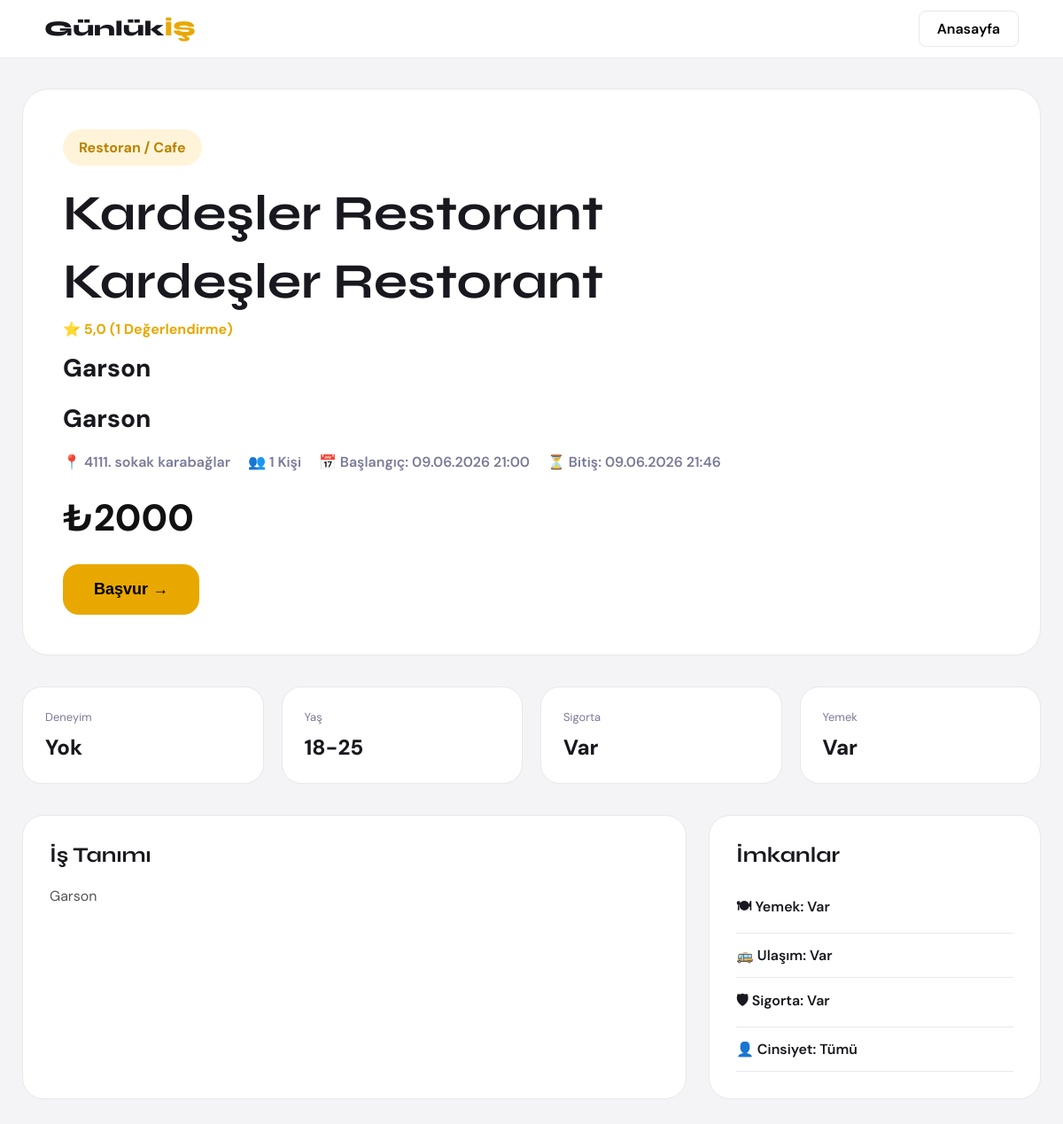
The page /ilan/6/ on the database its author committed.
### main/models.py (models this page shows, shortened)
class Ilan(models.Model):
    isletme = models.ForeignKey(
    Isletme,
    on_delete=models.CASCADE,
    null=True
)
    isletme_adi = models.CharField(max_length=200)
    isletme_tipi = models.CharField(max_length=100)
    pozisyon = models.CharField(max_length=150)
    is_tanimi = models.TextField()
    konum = models.CharField(max_length=150)
    yas_araligi = models.CharField(max_length=100)
    deneyim = models.CharField(max_length=150)
    cinsiyet = models.CharField(max_length=50)
    yemek = models.CharField(max_length=20)
    ulasim = models.CharField(max_length=20)
    sigorta = models.CharField(max_length=20)
    kisi_sayisi = models.IntegerField()
    baslangic_tarihi = models.DateTimeField()
    bitis_tarihi = models.DateTimeField()
    ucret = models.IntegerField()
    aktif_mi = models.BooleanField(default=True)

class Isletme(models.Model):
    kullanici = models.OneToOneField(
        Kullanici,
        on_delete=models.CASCADE
    )
    isletme_adi = models.CharField(max_length=200)
    isletme_adresi = models.CharField(max_length=300)
    isletme_tipi = models.CharField(max_length=100)
    aranan_meslekler = models.CharField(max_length=300)
    ortalama_puan = models.FloatField(default=0.0)
    puan_sayisi = models.IntegerField(default=0)

### main/views.py (the view)
# urls.py: path('ilan/<int:ilan_id>/', views.ilan_detay, name='ilan_detay'),
def ilan_detay(request, ilan_id):
    ilan = Ilan.objects.get(id=ilan_id)
    basvurdu_mu = False
    kullanici_id = request.session.get('kullanici_id')
    if kullanici_id:
        basvurdu_mu = Basvuru.objects.filter(
            kullanici_id=kullanici_id,
            ilan=ilan
        ).exists()
    return render(
        request,
        'ilan_detay.html',
        {
            'ilan': ilan,
            'basvurdu_mu': basvurdu_mu
        }
    )

### main/templates/ilan_detay.html (shortened to what this page needs)
<!DOCTYPE html>
<html lang="tr">
<head>
</head>
<body>
<nav>
    <a href="/" class="logo">Günlük<span>İŞ</span></a>
    <div class="nav-btns">
        <a href="/" class="btn-ghost">Anasayfa</a>
    </div>
</nav>
<div class="container">
    <div class="hero-card">
        <div class="badge">{{ ilan.isletme_tipi }}</div>
        <h1>{{ ilan.isletme_adi }}</h1>
        <h1>{{ ilan.isletme_adi }}</h1>
<div style="font-size: 16px; color: #e8a800; margin-bottom: 15px; font-weight: 700;">
    ⭐ {{ ilan.isletme.ortalama_puan|floatformat:1 }} ({{ ilan.isletme.puan_sayisi }} Değerlendirme)
</div>
<div class="job-title">{{ ilan.pozisyon }}</div>
        <div class="job-title">{{ ilan.pozisyon }}</div>
        <div class="hero-meta">
            <span>📍 {{ ilan.konum }}</span>
            <span>👥 {{ ilan.kisi_sayisi }} Kişi</span>
            <span>📅 Başlangıç: {{ ilan.baslangic_tarihi|date:"d.m.Y H:i" }}</span>
            <span>⏳ Bitiş: {{ ilan.bitis_tarihi|date:"d.m.Y H:i" }}</span>
        </div>
        <div class="price">₺{{ ilan.ucret }}</div>
        {% if basvurdu_mu %}
            <button class="apply-btn" style="background:#1db87a; cursor:not-allowed;">✓ Başvuruldu</button>
        {% else %}
            <a href="/basvur/{{ ilan.id }}/" style="text-decoration: none;">
                <button class="apply-btn">Başvur →</button>
            </a>
        {% endif %}
    </div>
    <div class="stats">
        <div class="stat">
            <div class="stat-title">Deneyim</div>
            <div class="stat-value">{{ ilan.deneyim }}</div>
        </div>
        <div class="stat">
            <div class="stat-title">Yaş</div>
            <div class="stat-value">{{ ilan.yas_araligi }}</div>
        </div>
        <div class="stat">
            <div class="stat-title">Sigorta</div>
            <div class="stat-value">{{ ilan.sigorta }}</div>
        </div>
        <div class="stat">
            <div class="stat-title">Yemek</div>
            <div class="stat-value">{{ ilan.yemek }}</div>
        </div>
    </div>
    <div class="content">
        <div class="card">
            <h2>İş Tanımı</h2>
            <p>{{ ilan.is_tanimi }}</p>
        </div>
        <div class="card">
            <h2>İmkanlar</h2>
            <div class="feature">🍽 Yemek: {{ ilan.yemek }}</div>
            <div class="feature">🚌 Ulaşım: {{ ilan.ulasim }}</div>
            <div class="feature">🛡 Sigorta: {{ ilan.sigorta }}</div>
            <div class="feature">👤 Cinsiyet: {{ ilan.cinsiyet }}</div>
        </div>
    </div>
</div>
</body>
</html>

### main/templates/ilan_detay.html (style rules this page uses)
:root { --bg:#f4f4f6; --card:#ffffff; --border:#e7e7ee; --accent:#e8a800; --text:#18181f; --muted:#7a7a9a; }
* { margin:0; padding:0; box-sizing:border-box; }
body { background:var(--bg); color: var(--text); font-family:'DM Sans',sans-serif; }
.container { max-width:1200px; margin: 100px auto 50px auto; padding:0 25px; }
nav { background: white; border-bottom: 1px solid var(--border); padding: 18px 50px; display: flex; align-items: center; justify-content: space-between; position: fixed; top: 0; left: 0; right: 0; z-index: 100; }
.logo { font-family: 'Syne', sans-serif; font-size: 24px; font-weight: 800; text-decoration: none; color: var(--text); }
.logo span { color: var(--accent); }
.nav-btns a { padding: 9px 20px; border-radius: 8px; border: 1px solid var(--border); background: transparent; cursor: pointer; text-decoration: none; color: black; font-weight: 600; margin-left: 10px; }
.hero-card { background:white; border-radius:30px; padding:45px; border:1px solid var(--border); margin-bottom:35px; }
.badge { display:inline-block; padding:10px 18px; border-radius:999px; background:#fff4d9; color:#b98300; font-weight:700; margin-bottom:20px; }
.hero-card h1 { font-family:'Syne',sans-serif; font-size:56px; margin-bottom:10px; }
.job-title { font-size:28px; font-weight:800; margin-bottom:20px; }
.hero-meta { display:flex; gap:20px; flex-wrap:wrap; color:var(--muted); font-weight:600; margin-bottom:25px; }
.price { font-size:42px; font-weight:800; color:#111; }
.apply-btn { margin-top:25px; padding:18px 35px; border:none; border-radius:18px; background:var(--accent); font-size:18px; font-weight:800; cursor:pointer; text-decoration: none; display: inline-block; color: black; }
.stats { display:grid; grid-template-columns:repeat(4,1fr); gap:20px; margin-bottom:35px; }
.stat { background:white; border-radius:22px; border:1px solid var(--border); padding:25px; }
.stat-title { color:var(--muted); font-size:13px; margin-bottom:10px; }
.stat-value { font-size:24px; font-weight:800; }
.content { display:grid; grid-template-columns:2fr 1fr; gap:25px; }
.card { background:white; border:1px solid var(--border); border-radius:24px; padding:30px; }
.card h2 { font-family:'Syne',sans-serif; margin-bottom:18px; }
.card p { line-height:1.8; color:#555; }
.feature { padding:14px 0; border-bottom:1px solid var(--border); font-weight:600; }

### rows shown on the page
Ilan: isletme_tipi "Restoran / Cafe", isletme_adi "Kardeşler Restorant", isletme.ortalama_puan "5,0", isletme.puan_sayisi "1", pozisyon "Garson", konum "4111. sokak karabağlar", kisi_sayisi "1", baslangic_tarihi "09.06.2026 21:00", bitis_tarihi "09.06.2026 21:46", ucret "2000", deneyim "Yok", yas_araligi "18-25", sigorta "Var", yemek "Var", is_tanimi "Garson", ulasim "Var", cinsiyet "Tümü"
